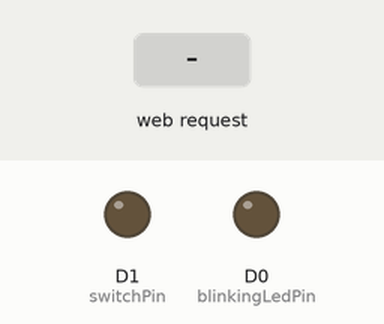
Simulated run of this sketch. Board: ESP8266 (NodeMCU). Shown: output pins drawn as LEDs (lit = HIGH). Inputs (shaded band) come from the test bench. WiFi joins after 1.5 s; servers stay silent unless stated; what the sketch prints to the serial monitor is not drawn.

Above: at 0.6 s.
At 2.7 s:
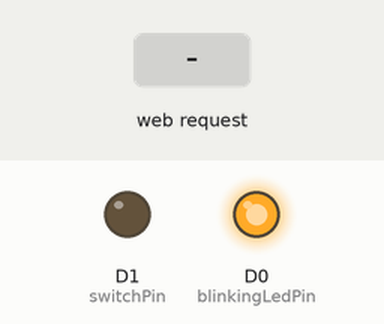
2.8 s: HTTP request GET /toggle received
At 3.1 s:
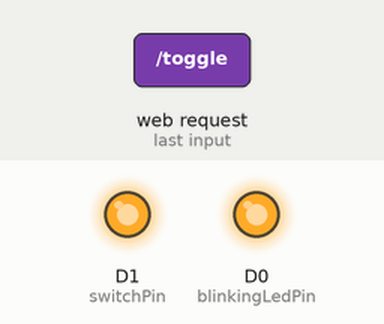
Timing chart, 0 to 8.3 s (numbered marks = the images above; inputs shaded):
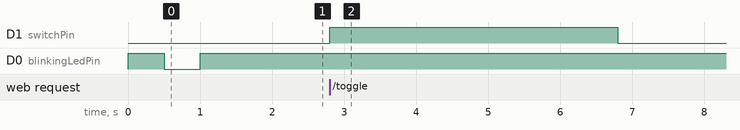

The sketch:

alcapower_remote.ino
```cpp
#include <ESP8266WiFi.h>
#include <WiFiClient.h>
#include <ESP8266WebServer.h>
#include <ESP8266mDNS.h>

#ifndef STASSID
#define STASSID "ssid_wifi"
#define STAPSK  "pass_wifi"
#endif

const char* ssid = STASSID;
const char* password = STAPSK;

ESP8266WebServer server(80);

//gpio0(d3) 2(d4) 15(d8) with pullup. do not use
const int switchPin = D1; //drives button. low at startup
const int redLedInPin = D2;//high on red led on
const int greenLedInPin = D5;//high on red led on
const int blinkingLedPin = D0;//high=led off

//be sure NOT to use pins with an external pullup!!!!


void handleToggle() {
  digitalWrite(switchPin, 1);
  delay(4000);
  digitalWrite(switchPin, 0);

  server.sendHeader("Location", String("/"), true);
  server.send ( 302, "text/plain", "");
}

void handleRoot() {


  String strColR;
  String strColG;

  strColG = digitalRead(greenLedInPin) == 0 ? "003000" : "00FF00";
  strColR = digitalRead(redLedInPin) == 0 ? "300000" : "FF0000";

  server.send(200, "text/html",
              "\
<html>\
<head>\
<meta http-equiv=\"Content-Type\"\
content=\"text/html; charset=utf-8\">\
<title>INVERTER REMOTE</title>\
<style>\
.button {\
  background-color: #202020;\
  border:  5px solid white;\
  color: white;\
  padding: 30px;\
  text-align: center;\
  text-decoration: none;\
  display: inline-block;\
  font-size: 3em;\
  border-radius: 50%;\
  margin: 8px 8px;\
}\
.table {\
 font-size: 3em;\
 font-family: sans-serif;\
 text-align: center;\
 color: white\
}\
.p {\
 font-size: 6em;\
}\
</style>\
<script language=\"JavaScript\">\
function toggle()\
  {\
if(true==confirm(\"Press button?\")) window.location.href = '/toggle';\
  }\
</script>\
</head>\
<body bgcolor=\"#000000\">\
<table class =\"table\" border=\"0\" width=\"100%\">\
    <tr>\
        <td colspan=\"2\"><p>LED(Green) - INVERTER ON</p></td>\
    </tr>\
    <tr>\
        <td colspan=\"2\"><p>LED(Red) - INVERTER FAULT</p></td>\
    </tr>\
    <tr>\
        <td width=\"50%\"><p class =\"p\"><font color=\"#" + strColG + "\" size=\"9em\">&#x2B24;</font></p></td>\
        <td width=\"50%\"><p class =\"p\"><font color=\"#" + strColR + "\" size=\"9em\">&#x2B24;</font></p></td>\
    </tr>\
    <tr>\
        <td  width=\"50%\"><p>POWER</font></p></td>\
        <td  width=\"50%\"><p>FAULT</font></p></td>\
    </tr>\
    <tr>\
        <td colspan=\"2\"><p><button class=\"button\" onclick=\"toggle()\">0/1</button> </p></td>\
    </tr>\
    <tr>\
        <td colspan=\"2\">\
        <p align=\"center\">INVERTER REMOTE</p>\
        <p>CONTROL ON/OFF SWITCH</p>\
        </td>\
     </tr>\
</table>\
</body>\
</html>\
"
             );
}

void handleNotFound() {

  String message = "File Not Found\n\n";
  message += "URI: ";
  message += server.uri();
  message += "\nMethod: ";
  message += (server.method() == HTTP_GET) ? "GET" : "POST";
  message += "\nArguments: ";
  message += server.args();
  message += "\n";
  for (uint8_t i = 0; i < server.args(); i++) {
    message += " " + server.argName(i) + ": " + server.arg(i) + "\n";
  }
  server.send(404, "text/plain", message);

}


void blinkLed(int stat)
{
  static int ledStat = 1;
  if (stat == 0)
  {
    ledStat = 1;
    digitalWrite(blinkingLedPin, 1);
  }
  else {
    ledStat = ledStat == 0 ? 1 : 0;
    digitalWrite(blinkingLedPin, ledStat);
  }
}


void waitWatchdog(void)
{
  while (1) {};
}


void setup(void) {
  pinMode(blinkingLedPin, OUTPUT);
  pinMode(switchPin, OUTPUT);
  pinMode(redLedInPin, INPUT);
  pinMode(greenLedInPin, INPUT);

  digitalWrite(switchPin, 0);
  digitalWrite(blinkingLedPin, 1);

  Serial.begin(115200);
  WiFi.mode(WIFI_STA);
  WiFi.begin(ssid, password);
  Serial.println("");

  // Wait for connection
  int iCount = 0;
  while (WiFi.status() != WL_CONNECTED) {
    delay(500);
    Serial.print(".");
    blinkLed(1);
    iCount++;
    if (iCount == 50) waitWatchdog();

  }
  blinkLed(0);

  Serial.println("");
  Serial.print("Connected to ");
  Serial.println(ssid);
  Serial.print("IP address: ");
  Serial.println(WiFi.localIP());

  server.on("/", handleRoot);

  server.on("/toggle", handleToggle);

  server.onNotFound(handleNotFound);

  server.begin();
  Serial.println("HTTP server started");
}

void loop(void) {
  server.handleClient();

  if (WiFi.status() != WL_CONNECTED) waitWatchdog(); //wait for the watchdog


}
```

Measured:
- after the input at 2.8 s, D1 (switchPin): LOW → HIGH at once, → LOW 4.0 s later
